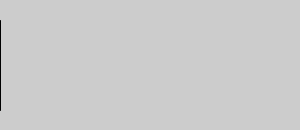
Frame 1 (no input)
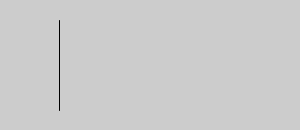
Frame 60 (the mouse pressed at the canvas centre just before this capture)
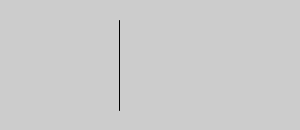
Frame 120 (the mouse held since frame 60 and released just before this capture)

The Processing sketch that drew these frames (run headless with seeded random() and noise(); from frame 60 on, the mouse is pressed at the canvas centre):

// Processing sketch: animLineMod
// ── animLineMod.pde
//infinite line animation using remainder from integer division
//////////////////////////////////////////////////////////////////

void setup() 
{
  size(300,130);
  frameRate(300);
}

int pos = 0;

void draw() 
{
  background(204);
  line(pos, 20, pos, height-20 );
  pos++;
  //If we use the remainder from integer division then 
  //when 'pos' exceeds 'width' it will return to 0 and so on
  pos=pos % width; // <=> pos %= width;
}

//https://github.com/borkowsk/bookProcessingEN
